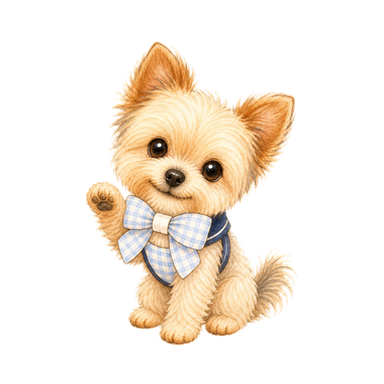
#> input picture pet_assets/my-pet/breakPrompt.png, 384 x 384 px
$ python make-pet-animations.py walking ../pet_assets/my-pet/breakPrompt.png out.png
#> lines starting #> are read from the running program, lines starting #| are printed output that depends on the picture
#> in main, source is the input picture: PIL image 384x384 RGBA; mean R, G, B, A 64.1, 54.4, 42.9, 66.9
#!/usr/bin/env python3
"""Build lightweight transparent APNG loops from approved PawPal pose art."""

from __future__ import annotations

import argparse
import math
from pathlib import Path

from PIL import Image


CANVAS_SIZE = 384


def fitted_sprite(source: Image.Image, fill: float) -> Image.Image:
#> called with fill = 0.82
    alpha = source.getchannel("A")
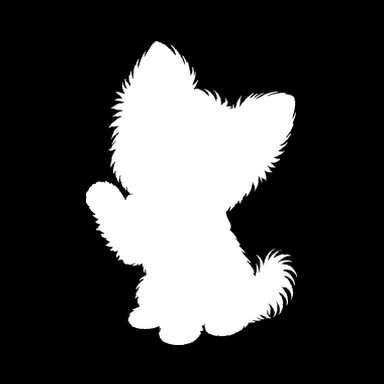
#> alpha: PIL image 384x384 L; min 0, max 255, mean 66.9
    bbox = alpha.getbbox()
#> bbox = (86, 41, 297, 345)
    if bbox is None:
        raise ValueError("source image has no visible pixels")
    cropped = source.crop(bbox)
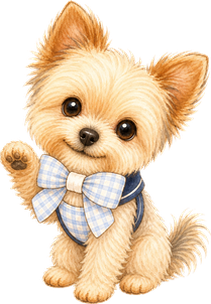
#> cropped: PIL image 211x304 RGBA; mean R, G, B, A 147.3, 125, 98.6, 153.8; transparent parts drawn white
    max_size = round(CANVAS_SIZE * fill)
    ratio = min(max_size / cropped.width, max_size / cropped.height)
#> ratio = 1.04
    return cropped.resize(
        (max(1, round(cropped.width * ratio)), max(1, round(cropped.height * ratio))),
        Image.Resampling.LANCZOS,
    )
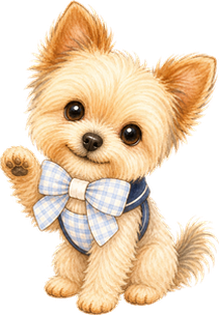
#> returned value: PIL image 219x315 RGBA; mean R, G, B, A 148.5, 126.2, 99.6, 153.8; transparent parts drawn white


def transformed_frame(
    sprite: Image.Image,
    *,
    scale_x: float = 1.0,
    scale_y: float = 1.0,
    rotate: float = 0.0,
    offset_x: float = 0.0,
    offset_y: float = 0.0,
) -> Image.Image:
    width = max(1, round(sprite.width * scale_x))
    height = max(1, round(sprite.height * scale_y))
    frame_sprite = sprite.resize((width, height), Image.Resampling.LANCZOS)
    if rotate:
        frame_sprite = frame_sprite.rotate(
            rotate,
            resample=Image.Resampling.BICUBIC,
            expand=True,
        )
    frame = Image.new("RGBA", (CANVAS_SIZE, CANVAS_SIZE), (0, 0, 0, 0))
    x = round((CANVAS_SIZE - frame_sprite.width) / 2 + offset_x)
    y = round((CANVAS_SIZE - frame_sprite.height) / 2 + offset_y)
    frame.alpha_composite(frame_sprite, (x, y))
    return frame


def walking_frames(source: Image.Image) -> tuple[list[Image.Image], int]:
    sprite = fitted_sprite(source, 0.82)
    frames: list[Image.Image] = []
    count = 24
    for index in range(count):
        phase = 2 * math.pi * index / count
        step = math.sin(phase)
        bob = -3.5 * abs(step)
        frames.append(
            transformed_frame(
                sprite,
                scale_x=1.0 + 0.008 * math.cos(phase * 2),
                scale_y=1.0 - 0.008 * math.cos(phase * 2),
                rotate=1.2 * step,
                offset_x=1.3 * math.cos(phase),
                offset_y=bob,
            )
        )
#> this loop made 24 passes
#> pass 1, in transformed_frame, `frame_sprite = sprite.resize((width, height), Image.Resampling.LANCZOS)`:
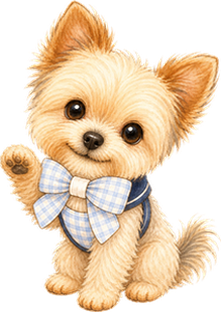
#> frame_sprite: PIL image 221x312 RGBA; mean R, G, B, A 149.1, 126.7, 100.1, 153.8; transparent parts drawn white
#> pass 2, in transformed_frame (call 2), `frame_sprite = frame_sprite.rotate( rotate, resample=Image.Resampling...`:
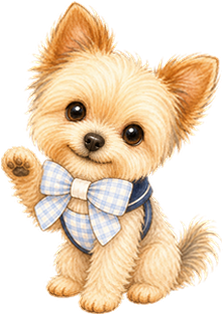
#> frame_sprite: PIL image 223x315 RGBA; mean R, G, B, A 144.1, 122.3, 96.1, 151.4; transparent parts drawn white
#> after the loop, frames = 24 items
    return frames, 58


def pouncing_frames(source: Image.Image) -> tuple[list[Image.Image], int]:
    sprite = fitted_sprite(source, 0.80)
    frames: list[Image.Image] = []
    count = 24
    for index in range(count):
        progress = index / count
        if progress < 0.24:
            local = progress / 0.24
            squash = math.sin(local * math.pi / 2)
            scale_x = 1.0 + 0.055 * squash
            scale_y = 1.0 - 0.075 * squash
            offset_y = 8 * squash
            rotate = -1.5 * squash
        elif progress < 0.60:
            local = (progress - 0.24) / 0.36
            leap = math.sin(local * math.pi)
            scale_x = 1.055 - 0.075 * leap
            scale_y = 0.925 + 0.13 * leap
            offset_y = 8 - 18 * leap
            rotate = -1.5 + 4.0 * leap
        else:
            local = (progress - 0.60) / 0.40
            settle = 1 - local
            bounce = math.sin(local * math.pi) * settle
            scale_x = 1.0 + 0.05 * bounce
            scale_y = 1.0 - 0.055 * bounce
            offset_y = 5 * bounce
            rotate = 1.2 * bounce
        frames.append(
            transformed_frame(
                sprite,
                scale_x=scale_x,
                scale_y=scale_y,
                rotate=rotate,
                offset_y=offset_y,
            )
        )
    return frames, 58


def main() -> None:
    parser = argparse.ArgumentParser()
    parser.add_argument("mode", choices=("walking", "pouncing"))
    parser.add_argument("source", type=Path)
    parser.add_argument("output", type=Path)
    args = parser.parse_args()

    source = Image.open(args.source).convert("RGBA")
    frames, duration = (
        walking_frames(source) if args.mode == "walking" else pouncing_frames(source)
    )
#> frames = 24 items; duration = 58
    args.output.parent.mkdir(parents=True, exist_ok=True)
    frames[0].save(
        args.output,
        format="PNG",
        save_all=True,
        append_images=frames[1:],
        duration=duration,
        loop=0,
        disposal=1,
        blend=0,
        optimize=False,
    )
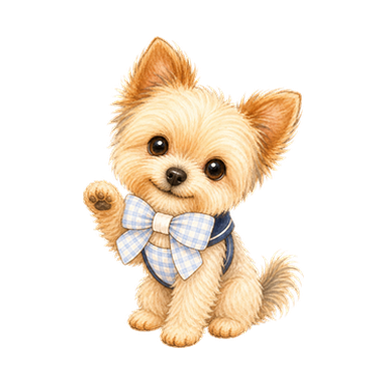
#> saved as out.png: PIL image 384x384 RGBA; mean R, G, B, A 69.7, 59.2, 46.8, 71.9; transparent parts drawn white


if __name__ == "__main__":
    main()

$ run again, on pet_assets/my-pet/hydrationPrompt.png
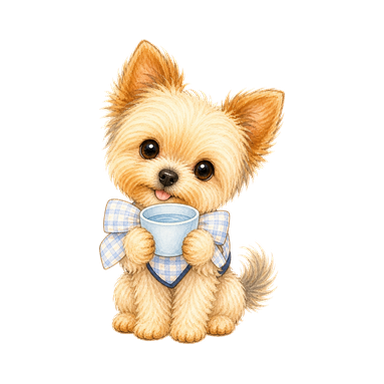
#> input picture pet_assets/my-pet/hydrationPrompt.png, 384 x 384 px
#> in main, source is the input picture: PIL image 384x384 RGBA; mean R, G, B, A 63.7, 54.4, 41.9, 66.9
#> in fitted_sprite, `alpha = source.getchannel("A")`:
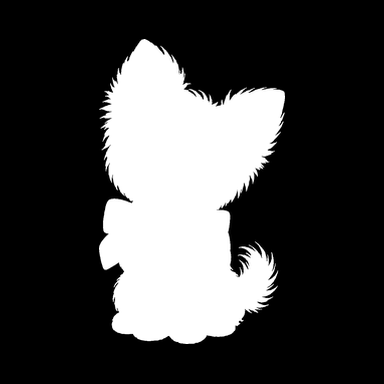
#> alpha: PIL image 384x384 L; min 0, max 255, mean 66.9
#> bbox = (99, 39, 285, 344)
#> after the loop in walking_frames, `for index in range(count):`: frames = 24 items
#> in main, `frames, duration = ( walking_frames(source) if args.mode == "walking" ..`: duration = 58
#> in main, `frames[0].save( args.output, format="PNG", save_all=True, append_image..`:
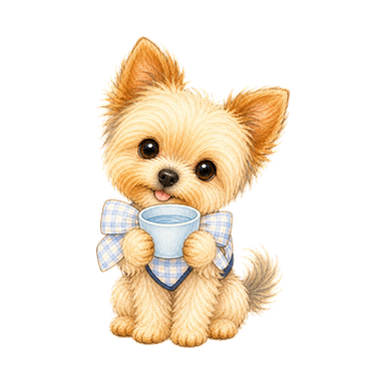
#> saved as out.png: PIL image 384x384 RGBA; mean R, G, B, A 68.9, 58.9, 45.4, 71.4; transparent parts drawn white

$ run again, on pet_assets/my-pet/pouncing.png
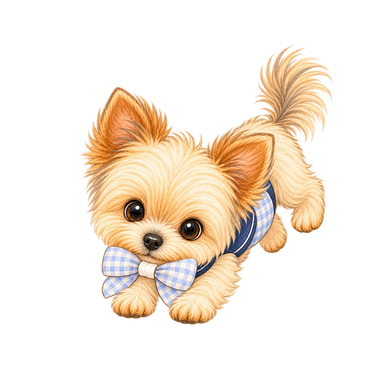
#> input picture pet_assets/my-pet/pouncing.png, 384 x 384 px
#> in main, source is the input picture: PIL image 384x384 RGBA; mean R, G, B, A 67.2, 55.5, 41.9, 69
#> in fitted_sprite, `alpha = source.getchannel("A")`:
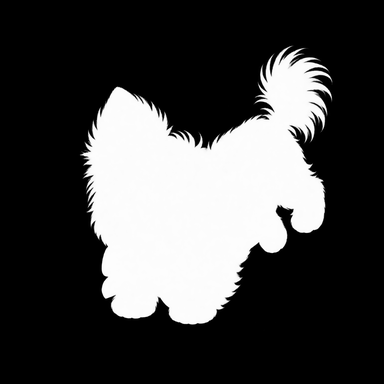
#> alpha: PIL image 384x384 L; min 0, max 255, mean 69
#> bbox = (78, 43, 335, 331)
#> after the loop in walking_frames, `for index in range(count):`: frames = 24 items
#> in main, `frames, duration = ( walking_frames(source) if args.mode == "walking" ..`: duration = 58
#> in main, `frames[0].save( args.output, format="PNG", save_all=True, append_image..`:
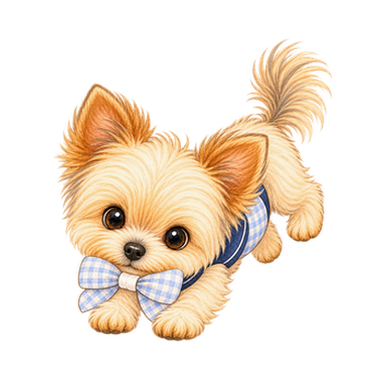
#> saved as out.png: PIL image 384x384 RGBA; mean R, G, B, A 80.9, 66.8, 50.5, 82.4; transparent parts drawn white
